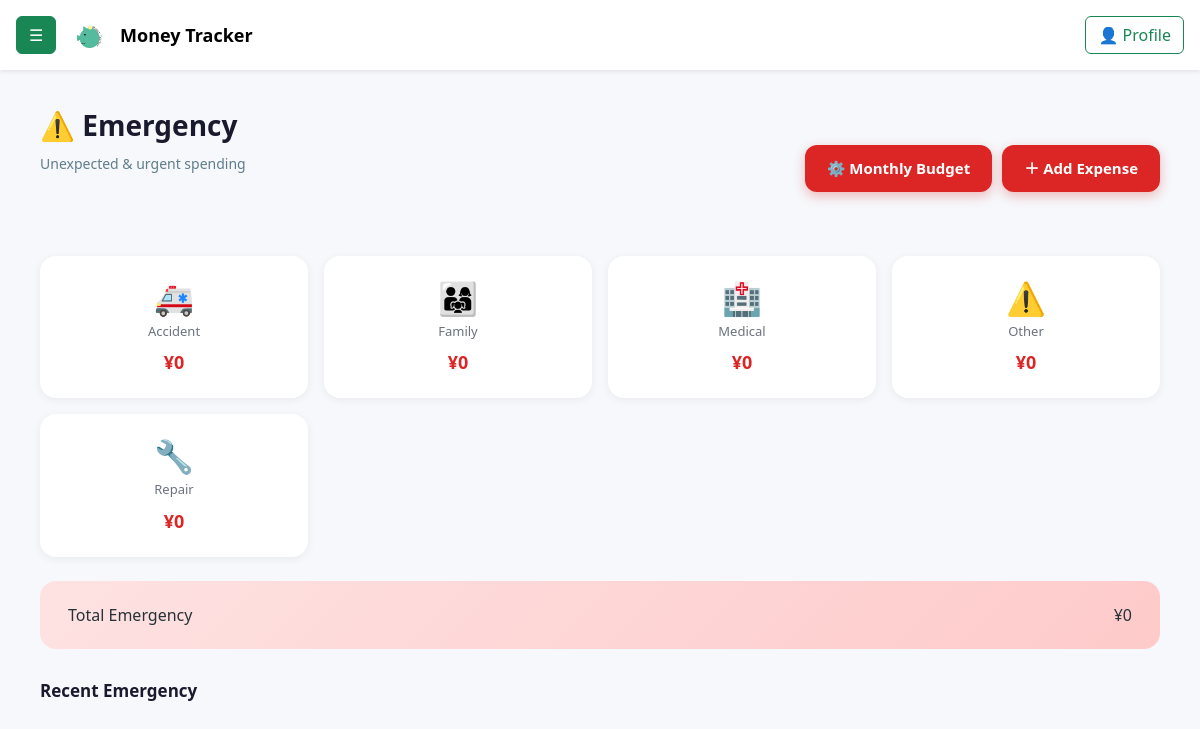
The page /emergency.php on the database its author committed.
### tables this page shows
CREATE TABLE categories (
id VARCHAR(50) PRIMARY KEY,
label VARCHAR(100) NOT NULL,
icon VARCHAR(20),
category_type VARCHAR(50) NOT NULL,
budget INT NOT NULL DEFAULT 0
);

### emergency.php (the view, shortened to what this page needs)
<?php
$pdo = getDb();
$stmt = $pdo->prepare("SELECT * FROM categories WHERE category_type = 'emergency' ORDER BY label");
$stmt->execute();
$categories = $stmt->fetchAll();
$categoryTotals = [];
$stmt = $pdo->query("
    SELECT category, SUM(amount) AS total
    FROM expenses
    GROUP BY category
");
foreach ($stmt->fetchAll() as $row) {
    $categoryTotals[$row['category']] = $row['total'];
}
$stmt = $pdo->query("
    SELECT COALESCE(SUM(amount),0)
    FROM expenses
    WHERE category IN (
        SELECT id
        FROM categories
        WHERE category_type = 'emergency'
    )
");
$totalEmergency = $stmt->fetchColumn();
?>
<!DOCTYPE html>
<html>
<head>
<link rel="stylesheet" href="css/style.css">
<link rel="stylesheet" href="css/emergency.css">
<link href="https://cdn.jsdelivr.net/npm/bootstrap@5.3.7/dist/css/bootstrap.min.css" rel="stylesheet">
</head>
<body>
  <nav class="navbar navbar-expand-lg navbar-light bg-white shadow-sm fixed-top px-3">
    <button class="btn btn-success"
            type="button"
            data-bs-toggle="offcanvas"
            data-bs-target="#sidebarMenu">
        ☰
    </button>
    <a class="navbar-brand ms-3 fw-bold" href="#">
        <img src="img/logo.png" width="35" class="me-2">
        Money Tracker
    </a>
    <div class="ms-auto d-flex align-items-center gap-3">
        <button class="btn btn-outline-success"
                onclick="goPage('profile.php')">
            👤 Profile
        </button>
    </div>
</nav>
<div class="layout">
<div class="main container-fluid mt-4">
<div class="page-header">
  <div>
    <h1>⚠️ Emergency</h1>
    <p class="subtitle">Unexpected & urgent spending</p>
    <?php include 'includes/topbar.php'; ?>
  </div>
  <div style="display: flex; gap: 10px;">
    <button class="btn-add" onclick="openBudgetModal()">⚙️ Monthly Budget</button>
    <button class="btn-add" onclick="openModal()">＋ Add Expense</button>
  </div>
</div>
<div class="category-grid">
<?php foreach($categories as $c): ?>
  <div class="cat-card" onclick="filterByCategory('<?= $c['id'] ?>')">
    <span class="cat-icon">
      <?= $c['icon'] ?>
    </span>
    <span class="cat-label">
      <?= $c['label'] ?>
    </span>
    <span class="cat-amount">
      ¥<?= number_format($categoryTotals[$c['id']] ?? 0) ?>
    </span>
  </div>
<?php endforeach; ?>
</div>
<div class="total-bar">
  <span>Total Emergency</span>
  <span>¥<?= $totalEmergency ?></span>
</div>
<div class="section-title">
      <h3 id="list-heading">Recent Emergency</h3>
    </div>
  </div>
</div>
</body>
</html>

### css/style.css (style rules this page uses)
* { margin: 0; padding: 0; box-sizing: border-box; font-family: "Segoe UI", sans-serif; }
body { padding-top: 45px; background: #f6f8fb; color: #263238; }
.layout { display: flex; min-height: 100vh; }
.main { flex: 1; padding: 40px; }
.subtitle { color: #607d8b; margin: 10px 0 30px; }
.navbar { height: 70px; }
.navbar-brand { font-size: 18px; font-weight: bold; }

### css/emergency.css (style rules this page uses)
.page-header { display: flex; align-items: center; justify-content: space-between; margin-bottom: 28px; }
.page-header h1 { margin: 0 0 4px; font-size: 28px; font-weight: 700; color: #1a1a2e; }
.subtitle { margin: 0; color: #6b7280; font-size: 14px; }
.btn-add { background: #dc2626; color: #fff; border: none; padding: 12px 22px; border-radius: 12px; font-size: 15px; font-weight: 600; cursor: pointer; transition: background 0.2s, transform 0.15s; box-shadow: 0 4px 12px rgba(220,38,38,.30); }
.category-grid { display: grid; grid-template-columns: repeat(4, 1fr); gap: 16px; margin-bottom: 24px; }
.cat-card { background: #ffffff; border-radius: 16px; padding: 24px 16px 20px; display: flex; flex-direction: column; align-items: center; gap: 8px; box-shadow: 0 2px 10px rgba(0,0,0,.06); cursor: pointer; transition: transform 0.2s, box-shadow 0.2s, background 0.2s; border: 2px solid transparent; }
.cat-icon { font-size: 32px; line-height: 1; }
.cat-label { font-size: 13px; color: #6b7280; font-weight: 500; }
.cat-amount { font-size: 18px; font-weight: 700; color: #dc2626; }
.total-bar { background: linear-gradient(135deg, #fee2e2 0%, #fecaca 100%); border-radius: 16px; padding: 22px 28px; display: flex; align-items: center; justify-content: space-between; margin-bottom: 32px; }
.section-title { display: flex; align-items: center; gap: 12px; margin-bottom: 14px; }
.section-title h3 { margin: 0; font-size: 17px; font-weight: 600; color: #1a1a2e; }

### rows shown on the page
categories: icon "🚑", label "Accident", id "0"
categories: icon "👨‍👩‍👧", label "Family", id "0"
categories: icon "🏥", label "Medical", id "0"
categories: icon "⚠️", label "Other", id "0"
categories: icon "🔧", label "Repair", id "0"

### other values the page prints
$totalEmergency "0"
